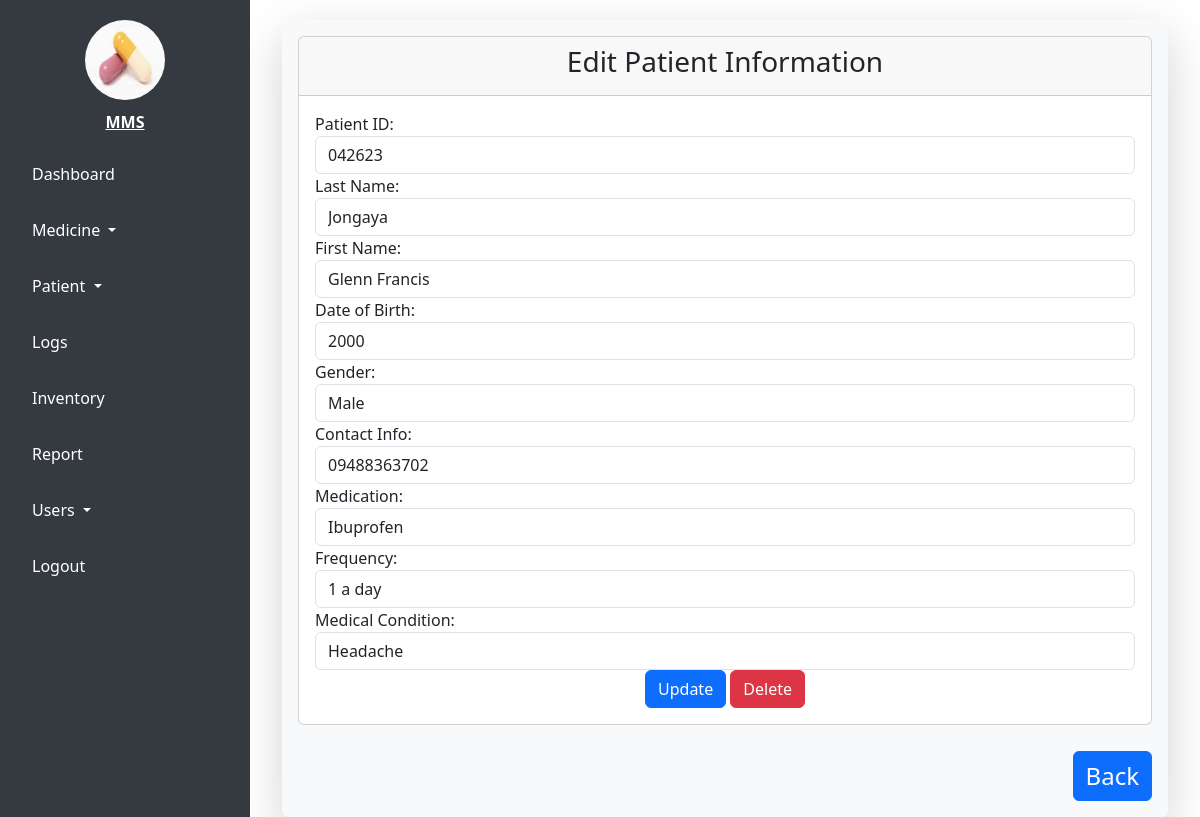
The app's page /editpatient.php?patientid=042623 (signed in) with its own data.
### tables this page shows
CREATE TABLE `tbl_patient` (
  `ID` int(11) NOT NULL,
  `PatientID` varchar(6) NOT NULL,
  `Lname` varchar(20) NOT NULL,
  `Fname` varchar(20) NOT NULL,
  `DoB` int(4) NOT NULL,
  `Gender` varchar(20) NOT NULL,
  `ContactInfo` varchar(11) NOT NULL,
  `MedicineType` varchar(20) NOT NULL,
  `MedicineName` varchar(20) NOT NULL,
  `Frequency` varchar(50) NOT NULL,
  `MedicalCondition` varchar(500) NOT NULL
);

### editpatient.php (the view, shortened to what this page needs)
<?php
include 'connection/connection.php';
if (isset($_GET['patientid'])) {
  $patientid = $_GET['patientid'];
  $sql = "SELECT * FROM tbl_patient WHERE PatientID = '$patientid'";
  $result = $conn->query($sql);
  $row = $result->fetch_assoc();
} else {
  echo "<script>alert('Invalid request.');</script>";
  exit;
}
?>
<!DOCTYPE html>
<html lang="en">
<head>
    <link href="https://cdn.jsdelivr.net/npm/bootstrap@5.3.0-alpha1/dist/css/bootstrap.min.css" rel="stylesheet">
</head>
<body>
<div class="sidebar" id="sidebar">
    <a class="sidebar-brand" href="#">
        <img src="medicines/tablet2.jpeg" alt="Logo">
        <span>MMS</span>
    </a>
    <ul class="sidebar-nav nav flex-column">
        <li class="nav-item">
            <a class="nav-link" href="admin.php">Dashboard</a>
        </li>
        <li class="nav-item dropdown">
            <a class="nav-link dropdown-toggle" href="#" id="medicineDropdown" role="button" data-bs-toggle="dropdown" aria-haspopup="true" aria-expanded="false">
                Medicine
            </a>
        </li>
        <li class="nav-item dropdown">
            <a class="nav-link dropdown-toggle" href="#" id="patientDropdown" role="button" data-bs-toggle="dropdown" aria-haspopup="true" aria-expanded="false">
                Patient
            </a>
        </li>
        <li class="nav-item">
            <a class="nav-link" href="logs.php">Logs</a>
        </li>
        <li class="nav-item">
            <a class="nav-link" href="inventory.php">Inventory</a>
        </li>
        <li class="nav-item">
            <a class="nav-link" href="report.php">Report</a>
        </li>
        <li class="nav-item dropdown">
            <a class="nav-link dropdown-toggle" href="#" id="usersDropdown" role="button" data-bs-toggle="dropdown" aria-haspopup="true" aria-expanded="false">
                Users
            </a>
        </li>
        <li class="nav-item">
            <a class="nav-link" href="session.php">Logout</a>
        </li>
    </ul>
</div>
<div class="main-content" id="main-content">
    <div class="container-fluid">
    <div class="shadow-lg p-3 mb-5 bg-body-tertiary rounded">
      <div class="row g-3">
      <div class="col-md-12">
        <div class="card">
          <div class="card-header">
            <h3 class="text-center">Edit Patient Information</h3>
          </div>
          <div class="card-body">
            <form action="" method="POST">
              <div class="form-group">
                <label for="patientid">Patient ID:</label>
                <input class="form-control" type="text" id="patientid" name="patientid" value="<?php echo $row['PatientID'] ?>">
              </div>
              <div class="form-group">
                <label for="lname">Last Name:</label>
                <input class="form-control" type="text" id="lname" name="lname" value="<?php echo $row['Lname'] ?>">
              </div>
              <div class="form-group">
              <label for="fname">First Name:</label>
              <input class="form-control" type="text" id="fname" name="fname" value="<?php echo $row['Fname'] ?>">
            </div>
            <div class="form-group">
              <label for="dob">Date of Birth:</label>
              <input class="form-control" type="text" id="dob" name="dob" value="<?php echo $row['DoB'] ?>">
            </div>
           <div class="form-group">
              <label for="gender">Gender:</label>
              <input class="form-control" type="text" id="gender" name="gender" value="<?php echo $row['Gender'] ?>">
            </div>
            <div class="form-group">
              <label for="contactinfo">Contact Info:</label>
              <input class="form-control" type="text" id="contactinfo" name="contactinfo" value="<?php echo $row['ContactInfo'] ?>">
            </div>
            <div class="form-group">
              <label for="medication">Medication:</label>
              <input class="form-control" type="text" id="medication" name="medication" value="<?php echo $row['MedicineName'] ?>">
            </div>
            <div class="form-group">
              <label for="frequency">Frequency:</label>
              <input class="form-control" type="text" id="frequency" name="frequency" value="<?php echo $row['Frequency'] ?>">
            </div>
            <div class="form-group">
              <label for="medcon">Medical Condition:</label>
              <input class="form-control" type="text" id="medcon" name="medcon" value="<?php echo $row['MedicalCondition'] ?>">
            </div>
              <div class="text-center">
                <input class="btn btn-primary" type="submit" name="update" value="Update">
                <input class="btn btn-danger" type="submit" name="delete" value="Delete">
              </div>
            </form>
          </div>
        </div>
      </div>
      <div class="text-center">
          <a href="patient.php" class="btn btn-primary float-end fs-4" style="margin-top: 10px">Back</a>
      </div>
    </div>
  </div>
</div>
</div>
</body>
</html>

### editpatient.php (style rules this page uses)
body { display: flex; height: 100vh; margin: 0; overflow-x: hidden; }
.sidebar { background-color: #343a40; width: 250px; display: flex; flex-direction: column; align-items: center; position: fixed; top: 0; left: 0; bottom: 0; transition: all 0.3s; z-index: 100; }
.sidebar-brand { font-weight: bold; color: #fff; text-align: center; margin: 20px 0; display: flex; flex-direction: column; align-items: center; }
.sidebar-brand img { margin-bottom: 10px; width: 80px; height: 80px; border-radius: 50%; }
.sidebar-nav { display: flex; flex-direction: column; gap: 1rem; width: 100%; align-items: start; padding: 0 1rem; }
.nav-item { width: 100%; }
.nav-link { color: #fff; padding: 0.5rem 1rem; text-align: left; border-radius: 0.25rem; width: 100%; transition: background-color 0.3s ease; }
.main-content { margin-left: 250px; padding: 20px; flex-grow: 1; transition: margin-left 0.3s; width: calc(100% - 250px); }

### records on screen
tbl_patient: patientid "042623", lname "Jongaya", fname "Glenn Francis", dob "2000", gender "Male", contactinfo "09488363702", medication "Ibuprofen", frequency "1 a day", medcon "Headache"
